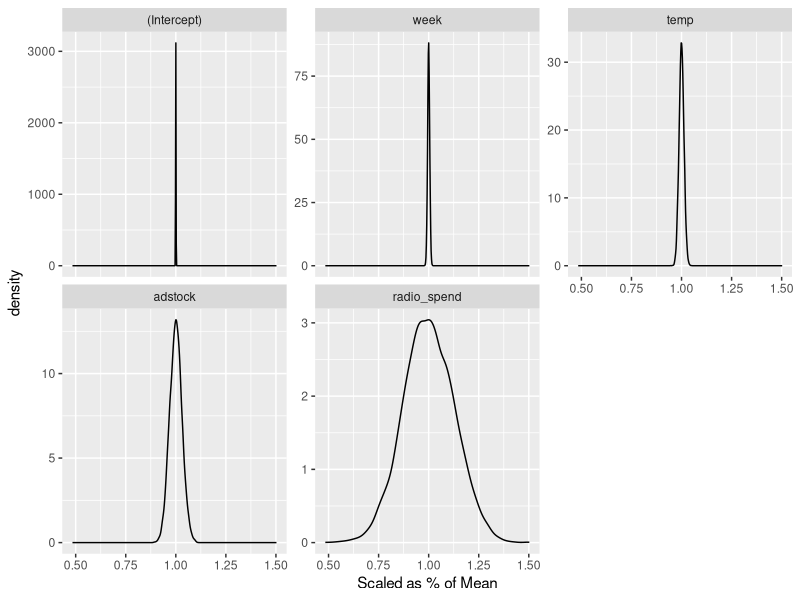

This chart was generated by the following R code:

# Example which shows possible ways to model tv adstock as part of Media Mix Modeling



adstock_calc_1<-function(media_var,dec,dim){
  length<-length(media_var)
  adstock<-rep(0,length)
  for(i in 2:length){
    adstock[i]<-(1-exp(-media_var[i]/dim)+dec*adstock[i-1])
  }
  adstock
}

adstock_calc_2<-function(media_var,dec,dim){
  length<-length(media_var)
  adstock<-rep(0,length)
  for(i in 2:length){
    adstock[i]<-1-exp(-(media_var[i]+dec*media_var[i-1])/dim)
  }
  adstock
}

#Function for creating test sets

create_test_sets<-function(base_p, trend_p, season_p, ad_p, dim, dec, adstock_form, radio_p, error_std){
  
  #National level model
  
  #Five years of weekly data
  week<-1:(5*52)
  
  #Base sales of base_p units
  base<-rep(base_p,5*52)
  
  #Trend of trend_p extra units per week
  trend<-trend_p*week
  
  #Winter is season_p*10 units below, summer is season_p*10 units above
  temp<-10*sin(week*3.14/26)
  seasonality<-season_p*temp
  
  #7 TV campaigns. Carry over is dec, theta is dim, beta is ad_p,
  tv_grps<-rep(0,5*52)
  tv_grps[20:25]<-c(390,250,100,80,120,60)
  tv_grps[60:65]<-c(250,220,100,100,120,120)
  tv_grps[100:103]<-c(100,80,60,100)
  tv_grps[150:155]<-c(500,200,200,100,120,120)
  tv_grps[200:205]<-c(250,120,200,100,120,120)
  tv_grps[220:223]<-c(100,100,80,60)
  tv_grps[240:245]<-c(350,290,100,100,120,120)
  
  if (adstock_form==2){adstock<-adstock_calc_2(tv_grps, dec, dim)}
  else {adstock<-adstock_calc_1(tv_grps, dec, dim)}
  TV<-ad_p*adstock
  
  radio_spend<-rep(0,5*52)
  radio_spend[40:44]<-c(100, 100, 80, 80)
  radio_spend[92:95]<-c(100, 100, 80, 80)
  radio_spend[144:147]<-c(100, 100, 80)
  radio_spend[196:200]<-c(100, 100, 80, 80)
  radio_spend[248:253]<-c(100, 100, 80, 80, 80)
  
  radio<-radio_p*radio_spend
  
  
  
  #Error has a std of error_var
  error<-rnorm(5*52, mean=0, sd=error_std)
  
  #Full series
  sales<-base+trend+seasonality+TV+radio+error
  
  #Plot
  #plot(sales, type='l', ylim=c(0,1200))
  
  output<-data.frame(sales, temp, tv_grps, radio_spend, week, adstock)
  
  output
  
}

coefs <- NA

for (i in 1:10000) {
  
  test<-create_test_sets(base_p=1000,
                         trend_p=0.8,
                         season_p=4,
                         ad_p=30,
                         dim=100,
                         dec=0.3,
                         adstock_form=1,
                         radio_p=.1,
                         error_std=5)
  lm_std <- lm(sales ~ week+temp+adstock+radio_spend, data=test)
  coefs <- rbind(coefs, coef(lm_std))
  
}				

col_means<-colMeans(coefs[-1,])
for_div<-matrix(rep(col_means,10000), nrow=10000, byrow=TRUE) 
mean_div<-coefs[-1,]/for_div

library(reshape2)
m_coefs<-melt(mean_div)

library(ggplot2)
#Plot the simulated sales
ggplot(data=m_coefs, aes(x=value))+geom_density()+facet_wrap(~Var2, scales="free_y")+ scale_x_continuous('Scaled as % of Mean') 
